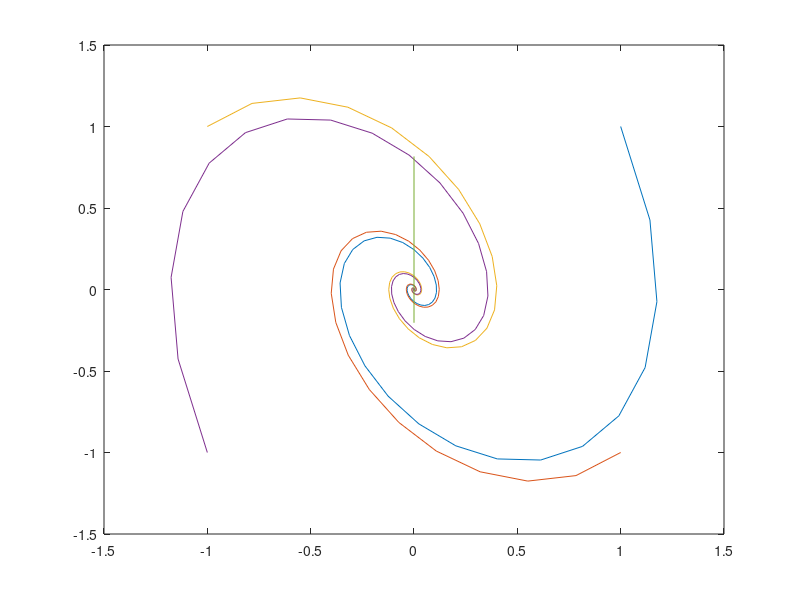
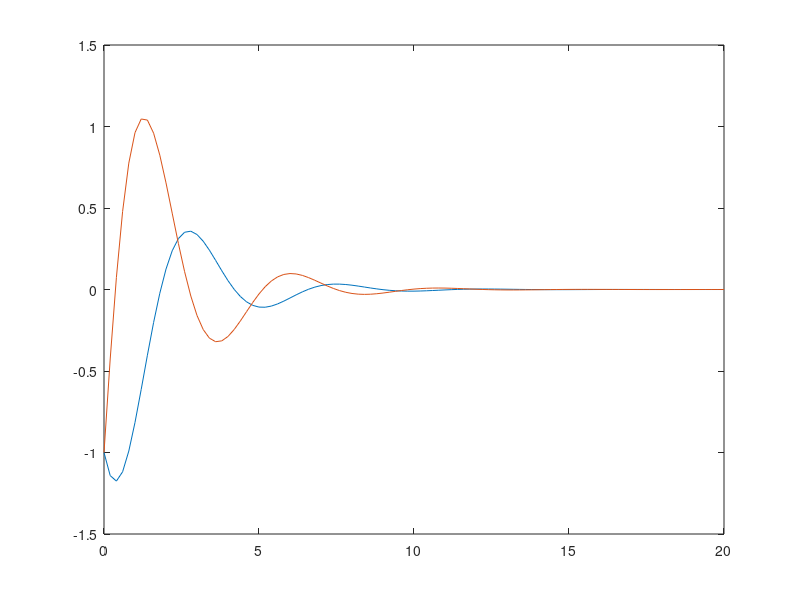

The MATLAB source for these figures, in order:
clc; clear all; close all;
A = [0 1 ; -2 -1];
B = [0 ; 1];
C = [1 0];
D = 0;
sys = ss(A,B,C,D);
xini = [1;1];
[y,t,x] = initial(sys, xini);
[V , D] = eig(A)
plot(x(:,1) , x(:,2))
hold on

xini = [1;-1];
[y,t,x] = initial(sys, xini);
plot(x(:,1) , x(:,2))

xini = [-1;1];
[y,t,x] = initial(sys, xini);
plot(x(:,1) , x(:,2))

xini = [-1;-1];
[y,t,x] = initial(sys, xini);
plot(x(:,1) , x(:,2))

line([0 0],V(:,1)')




hold off
figure
plot(t,x(:,1) ,t, x(:,2))

